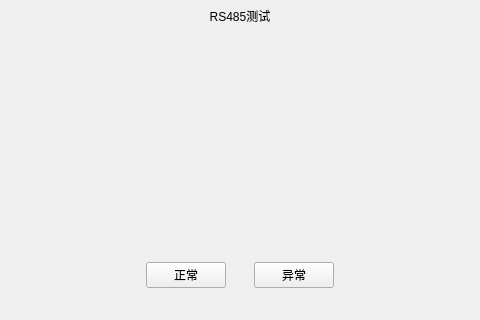
<?xml version="1.0" encoding="UTF-8"?>
<ui version="4.0">
 <class>ui_factory_rs485</class>
 <widget class="QMainWindow" name="ui_factory_rs485">
  <property name="geometry">
   <rect>
    <x>0</x>
    <y>0</y>
    <width>480</width>
    <height>320</height>
   </rect>
  </property>
  <property name="focusPolicy">
   <enum>Qt::StrongFocus</enum>
  </property>
  <property name="windowTitle">
   <string>MainWindow</string>
  </property>
  <widget class="QWidget" name="centralwidget">
   <layout class="QVBoxLayout" name="verticalLayout" stretch="1,7,1,1">
    <property name="spacing">
     <number>0</number>
    </property>
    <property name="leftMargin">
     <number>0</number>
    </property>
    <property name="topMargin">
     <number>0</number>
    </property>
    <property name="rightMargin">
     <number>0</number>
    </property>
    <property name="bottomMargin">
     <number>0</number>
    </property>
    <item>
     <widget class="QWidget" name="factory_rs485_title_widget" native="true">
      <layout class="QHBoxLayout" name="horizontalLayout" stretch="1,1,2,2">
       <property name="spacing">
        <number>0</number>
       </property>
       <property name="leftMargin">
        <number>0</number>
       </property>
       <property name="topMargin">
        <number>0</number>
       </property>
       <property name="rightMargin">
        <number>0</number>
       </property>
       <property name="bottomMargin">
        <number>0</number>
       </property>
       <item alignment="Qt::AlignLeft|Qt::AlignVCenter">
        <widget class="clicked_Label" name="factory_rs485_back_btn" native="true">
         <property name="text" stdset="0">
          <string/>
         </property>
        </widget>
       </item>
       <item>
        <spacer name="horizontalSpacer">
         <property name="orientation">
          <enum>Qt::Horizontal</enum>
         </property>
         <property name="sizeHint" stdset="0">
          <size>
           <width>77</width>
           <height>20</height>
          </size>
         </property>
        </spacer>
       </item>
       <item>
        <widget class="QLabel" name="factory_rs485_title_label">
         <property name="styleSheet">
          <string notr="true"/>
         </property>
         <property name="text">
          <string>RS485测试</string>
         </property>
         <property name="alignment">
          <set>Qt::AlignCenter</set>
         </property>
        </widget>
       </item>
       <item>
        <spacer name="horizontalSpacer_2">
         <property name="orientation">
          <enum>Qt::Horizontal</enum>
         </property>
         <property name="sizeHint" stdset="0">
          <size>
           <width>157</width>
           <height>20</height>
          </size>
         </property>
        </spacer>
       </item>
      </layout>
     </widget>
    </item>
    <item>
     <widget class="QWidget" name="widget_3" native="true">
      <layout class="QHBoxLayout" name="horizontalLayout_5">
       <property name="spacing">
        <number>0</number>
       </property>
       <property name="leftMargin">
        <number>0</number>
       </property>
       <property name="rightMargin">
        <number>0</number>
       </property>
       <property name="bottomMargin">
        <number>0</number>
       </property>
       <item>
        <widget class="QLabel" name="label11">
         <property name="text">
          <string/>
         </property>
        </widget>
       </item>
       <item>
        <widget class="QLabel" name="rs485_result_label"/>
       </item>
       <item>
        <widget class="QLabel" name="label12">
         <property name="text">
          <string/>
         </property>
        </widget>
       </item>
      </layout>
     </widget>
    </item>
    <item>
     <widget class="QWidget" name="widget_2" native="true">
      <layout class="QHBoxLayout" name="horizontalLayout_2">
       <property name="spacing">
        <number>0</number>
       </property>
       <property name="leftMargin">
        <number>0</number>
       </property>
       <property name="rightMargin">
        <number>0</number>
       </property>
       <property name="bottomMargin">
        <number>0</number>
       </property>
       <item>
        <spacer name="horizontalSpacer_3">
         <property name="orientation">
          <enum>Qt::Horizontal</enum>
         </property>
         <property name="sizeHint" stdset="0">
          <size>
           <width>157</width>
           <height>20</height>
          </size>
         </property>
        </spacer>
       </item>
       <item>
        <widget class="QPushButton" name="factory_rs485_ok_btn">
         <property name="sizePolicy">
          <sizepolicy hsizetype="Expanding" vsizetype="Expanding">
           <horstretch>0</horstretch>
           <verstretch>0</verstretch>
          </sizepolicy>
         </property>
         <property name="maximumSize">
          <size>
           <width>225</width>
           <height>80</height>
          </size>
         </property>
         <property name="styleSheet">
          <string notr="true"/>
         </property>
         <property name="text">
          <string>正常</string>
         </property>
        </widget>
       </item>
       <item>
        <spacer name="horizontalSpacer_5">
         <property name="orientation">
          <enum>Qt::Horizontal</enum>
         </property>
         <property name="sizeHint" stdset="0">
          <size>
           <width>40</width>
           <height>20</height>
          </size>
         </property>
        </spacer>
       </item>
       <item>
        <widget class="QPushButton" name="factory_rs485_fail_btn">
         <property name="text">
          <string>异常</string>
         </property>
        </widget>
       </item>
       <item>
        <spacer name="horizontalSpacer_4">
         <property name="orientation">
          <enum>Qt::Horizontal</enum>
         </property>
         <property name="sizeHint" stdset="0">
          <size>
           <width>157</width>
           <height>20</height>
          </size>
         </property>
        </spacer>
       </item>
      </layout>
     </widget>
    </item>
    <item>
     <spacer name="verticalSpacer">
      <property name="orientation">
       <enum>Qt::Vertical</enum>
      </property>
      <property name="sizeHint" stdset="0">
       <size>
        <width>20</width>
        <height>29</height>
       </size>
      </property>
     </spacer>
    </item>
   </layout>
  </widget>
 </widget>
 <customwidgets>
  <customwidget>
   <class>clicked_Label</class>
   <extends>QWidget</extends>
   <header location="global">clicked_label.hpp</header>
  </customwidget>
 </customwidgets>
 <resources/>
 <connections/>
</ui>
